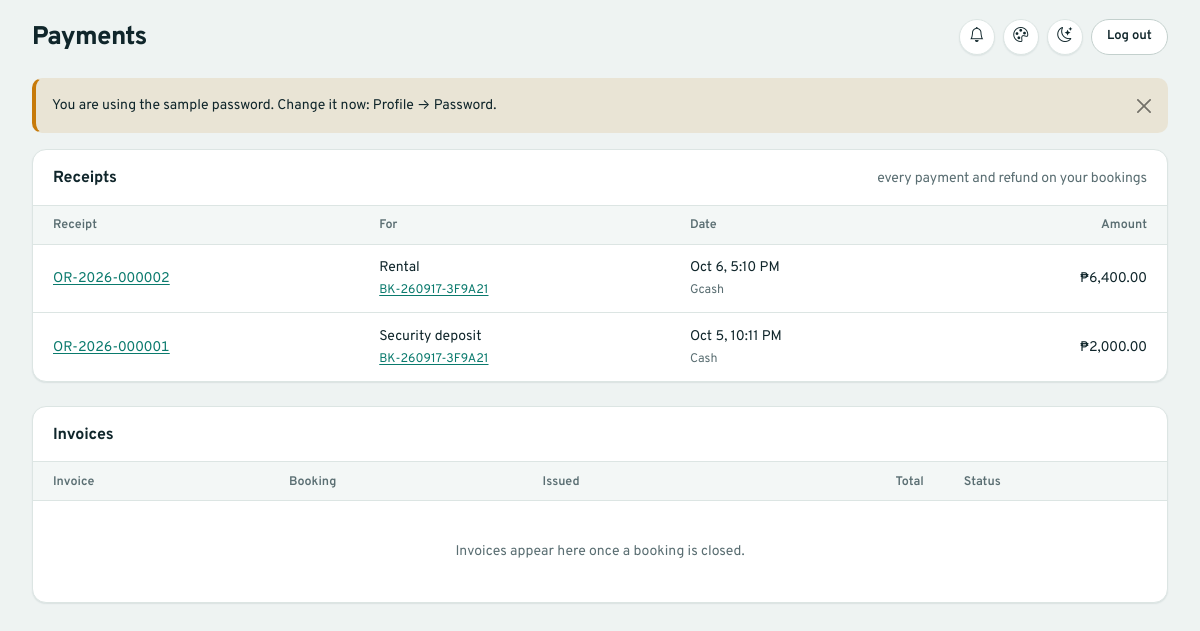
Page /customer/payments.php (signed in) on the committed database.
### tables this page shows
CREATE TABLE payments (
    payment_id      INT UNSIGNED AUTO_INCREMENT PRIMARY KEY,
    booking_id      INT UNSIGNED NOT NULL,
    receipt_number  VARCHAR(30)  NOT NULL UNIQUE COMMENT 'OR-YYYY-NNNNNN, sequential',
    amount          DECIMAL(10,2) NOT NULL,
    payment_type    ENUM('deposit','rental_fee','late_fee','damage_fee','additional_service','refund','deposit_applied') NOT NULL,
    refund_of       ENUM('deposit','payment') NULL COMMENT 'refunds only',
    payment_method  ENUM('cash','card','gcash','bank_transfer') NULL COMMENT 'NULL only for deposit_applied (no cash moves)',
    transaction_ref VARCHAR(80) UNIQUE COMMENT 'card/GCash/bank reference; required for non-cash',
    status          ENUM('pending','completed','failed','refunded') NOT NULL DEFAULT 'completed' COMMENT 'failed = voided by an admin',
    notes           VARCHAR(255) NULL,
    recorded_by     INT UNSIGNED NOT NULL COMMENT 'staff/admin who recorded it',
    paid_at         TIMESTAMP NOT NULL DEFAULT CURRENT_TIMESTAMP,
    voided_by       INT UNSIGNED NULL,
    voided_at       DATETIME NULL,
    FOREIGN KEY (booking_id)   REFERENCES bookings(booking_id),
    FOREIGN KEY (recorded_by)  REFERENCES users(user_id),
    FOREIGN KEY (voided_by)    REFERENCES users(user_id),
    INDEX idx_payments_paid_at (paid_at),
    CHECK (amount > 0),
    CHECK ((payment_type = 'refund') = (refund_of IS NOT NULL)),
    CHECK (payment_method IS NOT NULL OR payment_type = 'deposit_applied')
);

CREATE TABLE bookings (
    booking_id          INT UNSIGNED AUTO_INCREMENT PRIMARY KEY,
    booking_reference   VARCHAR(20)  NOT NULL UNIQUE COMMENT 'shown to customers, e.g. BK-261003-A1B2C3',
    customer_id         INT UNSIGNED NOT NULL,
    vehicle_id          INT UNSIGNED NOT NULL,
    pickup_datetime     DATETIME NOT NULL,
    return_datetime     DATETIME NOT NULL,
    rental_days         INT UNSIGNED NOT NULL COMMENT 'ceil(hours/24), calculated at booking time',
    daily_rate_snapshot DECIMAL(10,2) NOT NULL COMMENT 'rate locked in at booking time',
    base_amount         DECIMAL(10,2) NOT NULL,
    discount_amount     DECIMAL(10,2) NOT NULL DEFAULT 0,
    deposit_amount      DECIMAL(10,2) NOT NULL DEFAULT 0,
    total_amount        DECIMAL(10,2) NOT NULL,
    booking_status      ENUM('pending','confirmed','active','completed','cancelled','no_show') NOT NULL DEFAULT 'pending',
    payment_status      ENUM('pending','partial','paid','refunded') NOT NULL DEFAULT 'pending',
    notes               VARCHAR(500),
    created_by          INT UNSIGNED NULL COMMENT 'user_id — NULL if customer self-booked',
    confirmed_by        INT UNSIGNED NULL,
    confirmed_at        DATETIME NULL,
    cancelled_by        INT UNSIGNED NULL COMMENT 'NULL + cancelled_at set = cancelled by the customer',
    cancelled_at        DATETIME NULL,
    cancellation_reason VARCHAR(255) NULL,
    cancellation_fee    DECIMAL(10,2) NOT NULL DEFAULT 0 COMMENT 'set when cancelled/no-show; what the customer owes then',
    created_at          TIMESTAMP NOT NULL DEFAULT CURRENT_TIMESTAMP,
    updated_at          TIMESTAMP NOT NULL DEFAULT CURRENT_TIMESTAMP ON UPDATE CURRENT_TIMESTAMP,
    FOREIGN KEY (customer_id)  REFERENCES customers(customer_id),
    FOREIGN KEY (vehicle_id)   REFERENCES vehicles(vehicle_id),
    FOREIGN KEY (created_by)   REFERENCES users(user_id),
    FOREIGN KEY (confirmed_by) REFERENCES users(user_id),
    FOREIGN KEY (cancelled_by) REFERENCES users(user_id),
     
    INDEX idx_bookings_overlap (vehicle_id, booking_status, pickup_datetime, return_datetime),
    CHECK (return_datetime > pickup_datetime),
    CHECK (total_amount >= 0 AND discount_amount >= 0 AND deposit_amount >= 0 AND cancellation_fee >= 0)
);

### includes/portal_data.php (called while the page is built, shortened)
<?php
require_once __DIR__ . '/payments_data.php';
function portal_customer(array $user): array
{
    $customer = get_customer_by_user_id((int) $user['user_id']);
    return $customer;
}
function own_paperwork(array $customer): array
{
    $db = Database::getConnection();
    $stmt = $db->prepare(
        "SELECT p.payment_id, p.receipt_number, p.amount, p.payment_type, p.refund_of, p.payment_method, p.status, p.paid_at,
                b.booking_id, b.booking_reference
         FROM payments p JOIN bookings b ON b.booking_id = p.booking_id
         WHERE b.customer_id = ? AND p.payment_type <> 'deposit_applied'
         ORDER BY p.paid_at DESC, p.payment_id DESC"
    );
    $stmt->execute([(int) $customer['customer_id']]);
    $payments = array_map(fn ($p) => $p + ['label' => payment_type_label($p)], $stmt->fetchAll());
    $stmt = $db->prepare(
        "SELECT i.invoice_id, i.invoice_number, i.total, i.status, i.issue_date, b.booking_id, b.booking_reference
         FROM invoices i JOIN bookings b ON b.booking_id = i.booking_id
         WHERE b.customer_id = ? AND i.status <> 'void'
         ORDER BY i.issue_date DESC, i.invoice_id DESC"
    );
    $stmt->execute([(int) $customer['customer_id']]);
    $invoices = $stmt->fetchAll();
    $stmt = $db->prepare(SUBMISSION_SELECT . " WHERE b.customer_id = ? AND s.status IN ('submitted', 'rejected') ORDER BY s.created_at DESC");
    $stmt->execute([(int) $customer['customer_id']]);
    $submissions = array_map('normalize_submission', $stmt->fetchAll());
    return ['payments' => $payments, 'invoices' => $invoices, 'submissions' => $submissions];
}

### config/database.php (called while the page is built, shortened)
<?php
class Database
{
    private static ?PDO $connection = null;
    public static function getConnection(): PDO
    {
        if (self::$connection === null) {
            $name = getenv('AUTOWAY_DB') ?: self::NAME;
            $dsn = 'mysql:host=' . self::HOST . ';port=' . self::PORT . ';dbname=' . $name . ';charset=utf8mb4';
            try {
                self::$connection = new PDO($dsn, self::USER, self::PASS, [
                    PDO::ATTR_ERRMODE            => PDO::ERRMODE_EXCEPTION,
                    PDO::ATTR_DEFAULT_FETCH_MODE => PDO::FETCH_ASSOC,
                    PDO::ATTR_EMULATE_PREPARES   => false,
                ]);
                self::$connection->exec("SET time_zone = '" . date('P') . "'");
            } catch (PDOException $e) {
                error_log('DB connection failed: ' . $e->getMessage());
                die('Database connection failed. Check config/database.php and confirm MySQL is running in XAMPP.');
            }
        }
        return self::$connection;
    }
}

### includes/customers_data.php (called while the page is built, shortened)
<?php
require_once __DIR__ . '/../config/database.php';
require_once __DIR__ . '/functions.php';
function get_customer_by_user_id(int $user_id): ?array
{
    $stmt = Database::getConnection()->prepare(CUSTOMER_SELECT . ' WHERE c.user_id = ?');
    $stmt->execute([$user_id]);
    return $stmt->fetch() ?: null;
}

### includes/payments_data.php (called while the page is built, shortened)
<?php
function payment_type_label(array $p): string
{
    return PAYMENT_TYPE_LABELS[$p['payment_type']] ?? humanize($p['payment_type']);
}

### includes/functions.php (called while the page is built, shortened)
<?php
function money(float $amount): string
{
    return '₱' . number_format($amount, 2);
}
function e(?string $value): string
{
    return htmlspecialchars($value ?? '', ENT_QUOTES, 'UTF-8');
}
function humanize(string $value): string
{
    $labels = [
        'drivers_license' => "Driver's license",
        'national_id'     => 'National ID',
        'id_number'       => 'ID number',
        'no_show'         => 'No-show',
        'suv'             => 'SUV',
    ];
    return $labels[$value] ?? ucfirst(str_replace('_', ' ', $value));
}
function format_datetime_short(?string $value): string
{
    $ts = strtotime($value);
    return date(date('Y', $ts) === date('Y') ? 'M j, g:i A' : 'M j, Y g:i A', $ts);
}

### customer/payments.php (the view, shortened to what this page needs)
<?php
$user = require_role('customer');
$customer = portal_customer($user);
$paper = own_paperwork($customer);
require __DIR__ . '/../includes/header.php';
$mb = BASE_URL . 'customer/my-bookings.php?open=';
?>
<section class="panel">
    <div class="panel-header">Receipts <span class="text-secondary small fw-normal">every payment and refund on your bookings</span></div>
    <div class="panel-body no-pad">
        <table class="data-table">
            <thead><tr><th>Receipt</th><th>For</th><th>Date</th><th class="text-end">Amount</th></tr></thead>
            <tbody>
            <?php foreach ($paper['payments'] as $p): ?>
                <?php $void = $p['status'] !== 'completed'; ?>
                <tr<?= $void ? ' class="is-void-row"' : '' ?>>
                    <td><a class="mono" href="<?= e(BASE_URL . 'print/receipt.php?id=' . (int) $p['payment_id']) ?>" target="_blank" rel="noopener"><?= e($p['receipt_number']) ?></a>
                        <?= $void ? '<span class="status-badge status-danger">void</span>' : '' ?></td>
                    <td><?= e($p['label']) ?><div class="cell-sub"><a href="<?= e($mb . (int) $p['booking_id']) ?>"><?= e($p['booking_reference']) ?></a></div></td>
                    <td class="nowrap"><?= e(format_datetime_short($p['paid_at'])) ?><div class="cell-sub"><?= e(humanize((string) $p['payment_method'])) ?></div></td>
                    <td class="mono nowrap text-end"><?= $p['payment_type'] === 'refund' ? '− ' : '' ?><?= e(money((float) $p['amount'])) ?></td>
                </tr>
            <?php endforeach; ?>
            </tbody>
        </table>
    </div>
</section>
<section class="panel">
    <div class="panel-header">Invoices</div>
    <div class="panel-body no-pad">
        <table class="data-table">
            <thead><tr><th>Invoice</th><th>Booking</th><th>Issued</th><th class="text-end">Total</th><th>Status</th></tr></thead>
            <tbody>
            <?php if (!$paper['invoices']): ?>
                <tr class="empty-row"><td colspan="5">Invoices appear here once a booking is closed.</td></tr>
            <?php endif; ?>
            </tbody>
        </table>
    </div>
</section>
<?php require __DIR__ . '/../includes/footer.php'; ?>

### assets/css/style.css (style rules this page uses)
:root { --accent: #0a7a6d; --accent-strong: #086459; --accent-rgb: 10, 122, 109; --accent-soft: rgba(10, 122, 109, 0.11); --on-accent: #ffffff; --highlight: #f5a623; --on-highlight: #2a1a00; --ink: #0f3842; --ink-2: #18505c; --chart-1: #0a7a6d; --chart-2: #e8960f; --success: #1f8f55; --warning: #c77a0a; --info: #2f6fc4; --danger: #d0433a; --neutral: #6f7f83; --bg: #eef3f2; --surface: #ffffff; --surface-sunken: #f3f7f6; --border: #dce5e3; --border-strong: #c3d0cd; --text: #10262b; --text-muted: #5a6e72; --ink-text: #e3eef0; --ink-muted: rgba(227, 238, 240, 0.62); --ink-line: rgba(255, 255, 255, 0.10); --sign: #0c6b46; --sign-text: #ffffff; --font-ui: 'Overpass', ui-sans-serif, system-ui, -apple-system, 'Segoe UI', sans-serif; --font-mono: var(--font-ui); --radius: 9px; --radius-lg: 14px; --radius-xl: 18px; --shadow-rest: 0 1px 2px rgba(15, 56, 66, 0.06), 0 1px 1px rgba(15, 56, 66, 0.03); --shadow-float: 0 14px 36px -10px rgba(15, 56, 66, 0.28), 0 2px 6px rgba(15, 56, 66, 0.08); color-scheme: light; }
:root, [data-bs-theme] { --bs-body-font-family: var(--font-ui); --bs-body-bg: var(--bg); --bs-body-color: var(--text); --bs-secondary-color: var(--text-muted); --bs-tertiary-bg: var(--surface-sunken); --bs-border-color: var(--border); --bs-border-radius: var(--radius); --bs-link-color-rgb: var(--accent-rgb); --bs-link-hover-color-rgb: var(--accent-rgb); --bs-emphasis-color: var(--text); --bs-focus-ring-color: rgba(var(--accent-rgb), 0.3); }
* { box-sizing: border-box; }
body { margin: 0; font-family: var(--font-ui); font-size: 0.9375rem; line-height: 1.5; background: var(--bg); color: var(--text); -webkit-font-smoothing: antialiased; font-feature-settings: 'kern'; }
a { color: var(--accent); text-underline-offset: 2px; }
.text-secondary, .text-muted { color: var(--text-muted) !important; }
.mono { font-variant-numeric: tabular-nums; font-feature-settings: 'tnum'; }
.panel { background: var(--surface); border: 1px solid var(--border); border-radius: var(--radius-lg); box-shadow: var(--shadow-rest); margin-bottom: 1.5rem; }
.panel-header { padding: 1rem 1.25rem 0.9rem; border-bottom: 1px solid var(--border); font-weight: 700; font-size: 1rem; letter-spacing: -0.01em; display: flex; align-items: center; justify-content: space-between; gap: 0.75rem; }
.panel-body { padding: 1.25rem; }
.panel-body.no-pad { padding: 0; overflow-x: auto; }
.data-table { width: 100%; border-collapse: collapse; font-size: 0.875rem; }
.data-table th { text-align: left; font-size: 0.78rem; font-weight: 600; color: var(--text-muted); background: var(--surface-sunken); padding: 0.65rem 1.25rem 0.55rem; border-bottom: 1px solid var(--border); white-space: nowrap; }
.data-table td { padding: 0.8rem 1.25rem; border-bottom: 1px solid var(--border); vertical-align: middle; }
.data-table tbody tr:last-child td { border-bottom: none; }
.data-table .nowrap { white-space: nowrap; }
.cell-sub { font-size: 0.78rem; color: var(--text-muted); margin-top: 0.15rem; }
.empty-row td { color: var(--text-muted); text-align: center; padding: 2.5rem 1.25rem; font-size: 0.875rem; }

### rows in the picture
payments: receipt_number "OR-2026-000002", label "Rental", booking.booking_reference "BK-260917-3F9A21", paid_at "Oct 6, 5:10 PM", payment_method "Gcash", amount "₱6,400.00"
payments: receipt_number "OR-2026-000001", label "Security deposit", booking.booking_reference "BK-260917-3F9A21", paid_at "Oct 5, 10:11 PM", payment_method "Cash", amount "₱2,000.00"

### other values in the picture
$page_title "Payments"
$flash_message "You are using the sample password. Change it now: Profile → Password."
